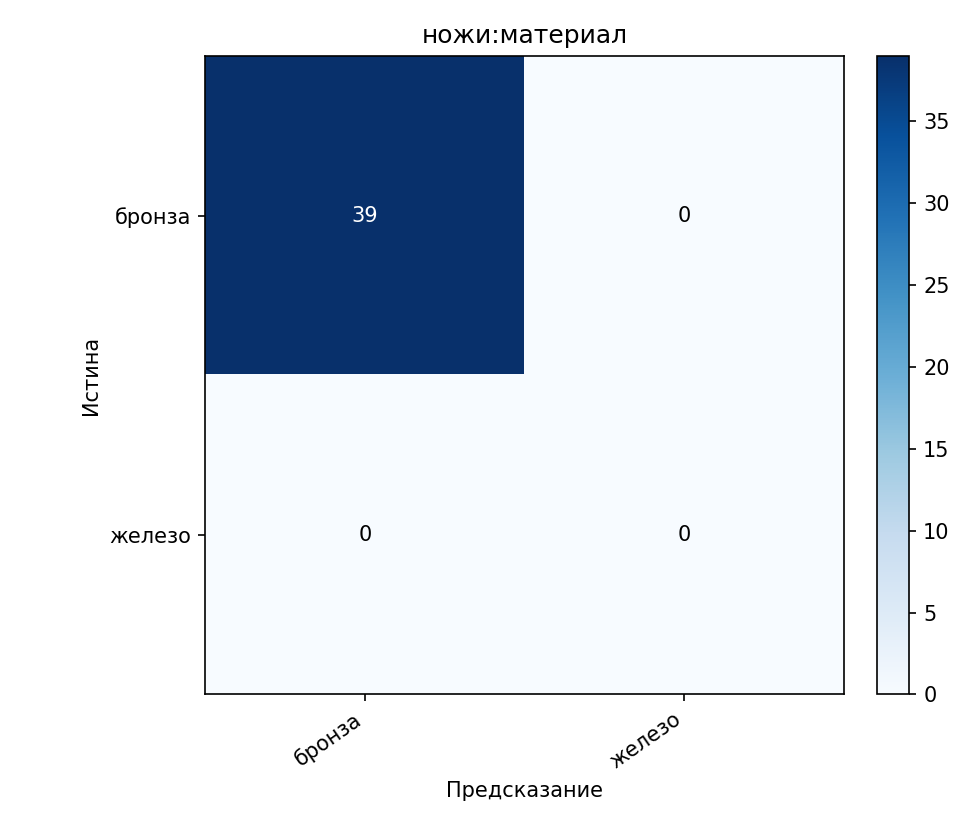
#> input picture reports/feature_heatmaps_test/ножи_материал_31848db8.png, 975 x 825 px; its folder holds only this picture in this run
$ python -i image_processing.py   (imports and definitions only)
#> lines starting #> are read from the running program, lines starting #| are printed output that depends on the picture; after the words box and inside, x2 and y2 are one past the last pixel; in counts of white or black regions, pixels touching at a corner belong together
### app/ml/config.py
"""Классы и пути — датасет Канск 2023."""

from dataclasses import dataclass

# Тип объекта (сеть 1)
OBJECT_CLASSES: list[str] = [
    "кельты",
    "ножи",
    "удила",
    "наконечники стрел",
    "накладки",
]

# Признаки по типу (сеть 2) — по «Маппинг признаков.md»
FEATURE_SCHEMA: dict[str, list[str]] = {
    "кельты": [
        "сохранность",
        "тулья",
        "ушки",
        "орнамент",
    ],
    "ножи": [
        "материал",
        "сохранность",
        "тип",
        "рукоять",
        "орнамент",
    ],
    "удила": [
        "материал",
        "сохранность",
        "тип_окончания",
    ],
    "наконечники стрел": [
        "материал",
        "сохранность",
        "тип_насада",
        "форма_пера",
        "сечение",
    ],
    "накладки": [
        "сохранность",
        "форма",
        "крепление",
        "орнамент",
    ],
}

# Головы с бустингом редких классов — только подтверждённый дисбаланс на train.
# Сужённый список после сравнения с контрольным прогоном (--no-boost).
FEATURE_HEAD_MINORITY_BOOST: frozenset[str] = frozenset({
    "накладки:крепление",
    "ножи:материал",
    "ножи:тип",
    "ножи:рукоять",
    "удила:материал",
})
FEATURE_MINORITY_BOOST_FACTOR = 1.25

# Путь к датасету Канск 2023
KANSK_DATASET_DIR = "data/dataset"
KANSK_PHOTOS_DIR = f"{KANSK_DATASET_DIR}/photos"
KANSK_TABLES_DIR = f"{KANSK_DATASET_DIR}/tables"

# Фото пустого бокса (фон, не обучение)
BACKGROUND_REFS_DIR = "data/background_refs"

# Шаблон разметки / экспорт: 5 признаков на тип (имена из FEATURE_SCHEMA)
MARKUP_BASE_COLUMNS: list[str] = ["номер", "название"]
MARKUP_FEATURE_COUNT = 5


# [4 lines left out: function markup_feature_names, not called in this run]


def markup_columns_for_class(object_class: str) -> list[str]:
    return [*MARKUP_BASE_COLUMNS, *markup_feature_names(object_class)]

INPUT_SIZE = (224, 224)
CV_TARGET_SHAPE = 50  # размер после обработки OpenCV
IMAGENET_MEAN = (0.485, 0.456, 0.406)
IMAGENET_STD = (0.229, 0.224, 0.225)

MODELS_DIR = "models/archaeology"
OBJECT_MODEL_FILE = "object_classifier.pt"
FEATURE_MODEL_FILE = "feature_classifier.pt"
USE_TEXTURE_FEATURES = True

# Сплиты и инференс — см. app.ml.splits, app.ml.training_config
SPLIT_MANIFEST_PATH = f"{KANSK_DATASET_DIR}/split_manifest.json"
TRAINING_LOG_DIR = "reports/training"

MARKUP_TEMPLATE_PATH = "data/templates/markup_template.xlsx"

# Тестовые фото в корне (если понадобятся вручную)
TEST_IMAGE_PATHS: list[str] = [
    "test_img_02.jpg",
    "test_img_10.jpg",
]


@dataclass(frozen=True)
class FeatureIndex:
    name: str
    object_class: str
    local_index: int
    global_index: int


def build_feature_index() -> tuple[list[str], list[FeatureIndex], dict[str, list[int]]]:
    flat: list[str] = []
    meta: list[FeatureIndex] = []
    by_class: dict[str, list[int]] = {c: [] for c in OBJECT_CLASSES}

    global_i = 0
    for obj_class in OBJECT_CLASSES:
        for local_i, feat in enumerate(FEATURE_SCHEMA.get(obj_class, [])):
            flat.append(f"{obj_class}:{feat}")
            meta.append(
                FeatureIndex(
                    name=feat,
                    object_class=obj_class,
                    local_index=local_i,
                    global_index=global_i,
                )
            )
            by_class[obj_class].append(global_i)
            global_i += 1

    return flat, meta, by_class


FEATURE_LABELS, FEATURE_INDEX, FEATURE_INDICES_BY_CLASS = build_feature_index()
NUM_OBJECT_CLASSES = len(OBJECT_CLASSES)
NUM_FEATURES = len(FEATURE_LABELS)

### app/ml/image_processing.py
"""
Обработка фото через OpenCV: маска, контуры, 5 каналов.
"""

from __future__ import annotations

from pathlib import Path
from typing import Iterable

import numpy as np

from app.ml.config import CV_TARGET_SHAPE, TEST_IMAGE_PATHS

try:
    import cv2
except ImportError:  # pragma: no cover
    cv2 = None

try:
    import imutils
except ImportError:  # pragma: no cover
    imutils = None


def rgb2gray(rgb: np.ndarray) -> np.ndarray:
    """RGB → серый."""
    r, g, b = rgb[:, :, 0], rgb[:, :, 1], rgb[:, :, 2]
    gray = 0.2989 * r + 0.5870 * g + 0.1140 * b
    return gray.reshape([len(r), len(r[0]), 1])


def _resize_keep_aspect(img: np.ndarray, target_shape: int) -> np.ndarray:
    height, width = img.shape[:2]
    if imutils is not None:
        if height > width:
            return imutils.resize(img, height=target_shape)
        return imutils.resize(img, width=target_shape)
    scale = target_shape / max(height, width)
    new_h, new_w = int(height * scale), int(width * scale)
    if cv2 is not None:
        return cv2.resize(img, (new_w, new_h), interpolation=cv2.INTER_AREA)
    from PIL import Image

    pil = Image.fromarray(img.astype(np.uint8) if img.dtype != np.uint8 else img)
    pil = pil.resize((new_w, new_h), Image.LANCZOS)
    return np.array(pil)


def prepare_img(
    raw_clear_img: np.ndarray,
    white_const: int = 240,
    black_const: int = 25,
    target_shape: int = CV_TARGET_SHAPE,
) -> np.ndarray:
    """Чистка фона, контуры, 5 каналов фиксированного размера."""
#> called with white_const = 240, black_const = 25, target_shape = 50
    if cv2 is None:
        raise ImportError(
            "Для обработки фото нужен opencv-python-headless."
        )

    raw_clear_img = raw_clear_img.copy()
    height, width = raw_clear_img.shape[:2]
#> height = 825; width = 975

    for i in range(height):
        for j in range(width):
            if (
                raw_clear_img[i][j][0] < black_const
                and raw_clear_img[i][j][1] < black_const
                and raw_clear_img[i][j][2] < black_const
            ):
                raw_clear_img[i][j] = [255, 255, 255]
#> raw_clear_img: shape (825, 975, 3); mean R, G, B 215.2, 222.9, 232.8

    shape_img = raw_clear_img.copy()
    for i in range(height):
        for j in range(width):
            if (
                shape_img[i][j][0] > white_const
                and shape_img[i][j][1] > white_const
                and shape_img[i][j][2] > white_const
            ):
                shape_img[i][j] = [255, 255, 255]
            else:
                shape_img[i][j] = [0, 0, 0]
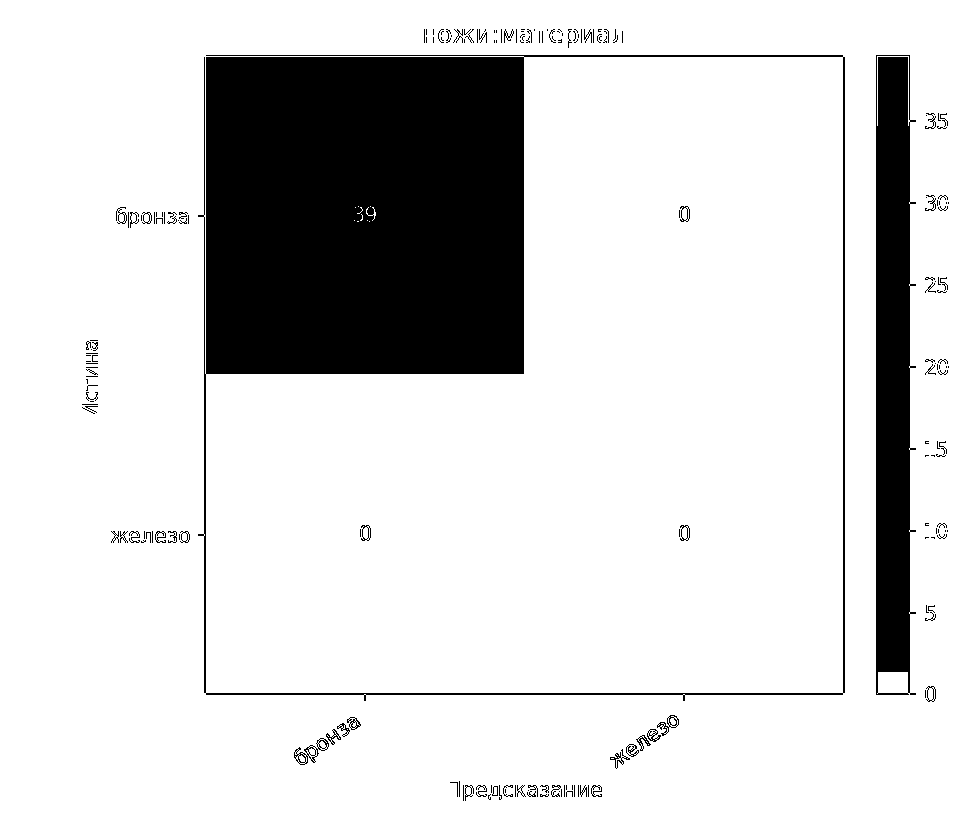
#> shape_img: shape (825, 975, 3); 83.8% white; 199 black regions (138 under 20 px), largest, box (x1, y1, x2, y2) and area: (198, 55, 845, 701) 105241, (876, 55, 916, 695) 21038, (294, 738, 329, 765) 234

    gsc_img = rgb2gray(shape_img)
#> in rgb2gray, `gray = 0.2989 * r + 0.5870 * g + 0.1140 * b`: gray: shape (825, 975) float64; values 0 (black) and 255 (white), 83.8% white; 199 black regions (138 under 20 px)
    contours, hierarchy = cv2.findContours(
        image=gsc_img.astype(np.uint8),
        mode=cv2.RETR_TREE,
        method=cv2.CHAIN_APPROX_SIMPLE,
    )
#> contours = 1001 contours, 900 with area under 20; largest, box (x1, y1, x2, y2) and area: (0, 0, 975, 825) 802576, (205, 56, 525, 375) 101440, (875, 54, 911, 696) 21833, (842, 56, 846, 694) 1909, (205, 692, 844, 696) 1908
    mask = np.ones_like(gsc_img, dtype=np.uint8)
    if hierarchy is not None:
        for i, cnt in enumerate(contours):
            if hierarchy[0][i][2] == -1 and cv2.contourArea(cnt) < 1000:
                cv2.drawContours(mask, [cnt], 0, (0), -1)
#> this loop made 1001 passes
#> cnt on passes 1, 5, 6: [[0, 0], [0, 824], [974, 824], [974, 0]], [[524, 796], [525, 795], [526, 796], [525, 797]], [[522, 796], [523, 795], [524, 796], [523, 797]]
#> mask: shape (825, 975, 1); values 0 (black) and 1 (white), 98.6% white; 71 black regions (19 under 20 px), largest, box (x1, y1, x2, y2) and area: (462, 784, 576, 802) 1251, (115, 206, 190, 229) 859, (110, 530, 191, 544) 851

    for i in range(height):
        for j in range(width):
            if 0 in mask[i][j]:
                raw_clear_img[i, j] = [255, 255, 255]
                shape_img[i, j] = [255, 255, 255]
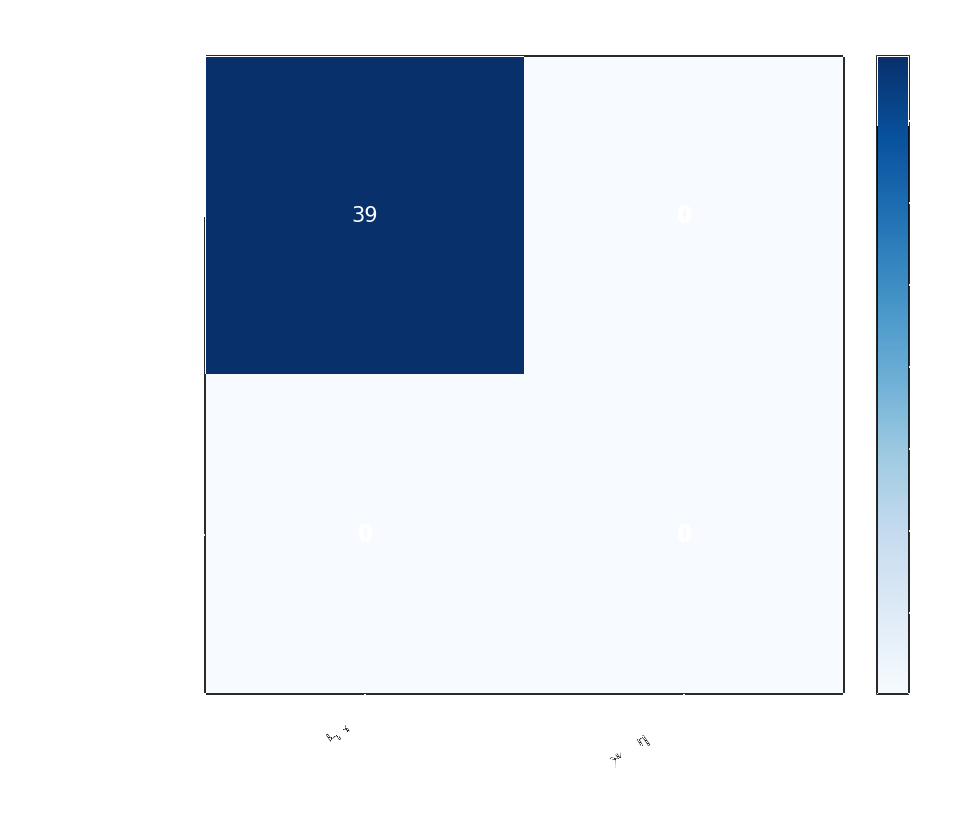
#> raw_clear_img: shape (825, 975, 3); mean R, G, B 215.9, 223.6, 233.5
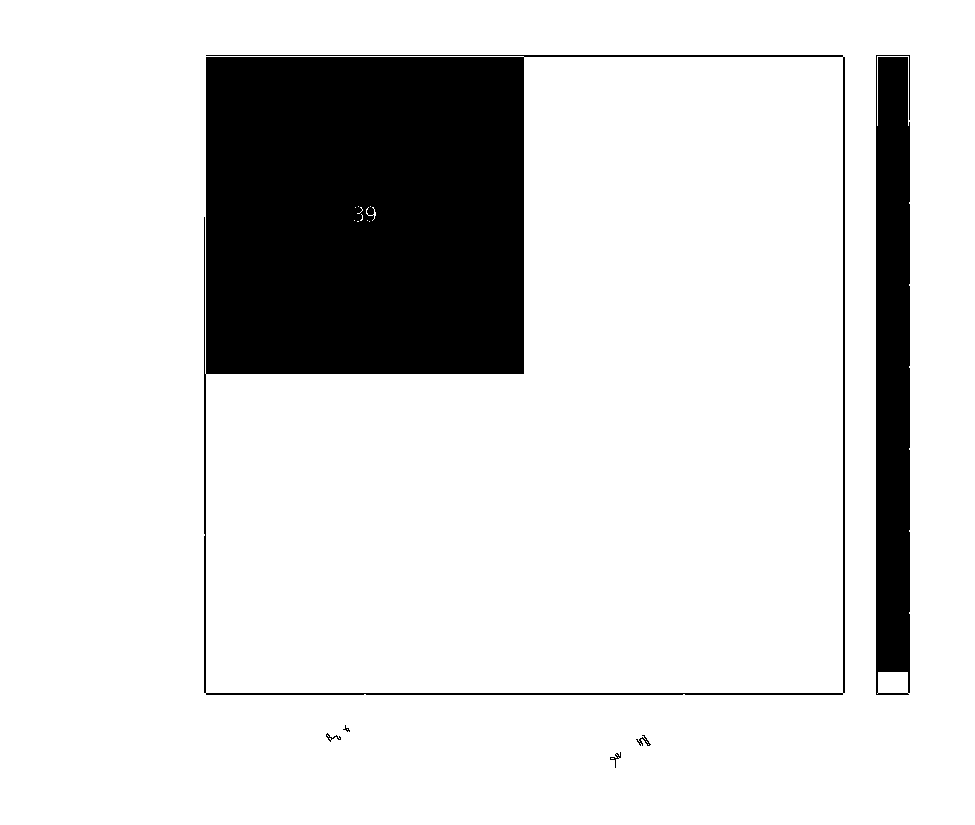
#> shape_img: shape (825, 975, 3); 84.3% white; 6 black regions (1 under 20 px), largest, box (x1, y1, x2, y2) and area: (204, 55, 845, 695) 105035, (876, 55, 910, 695) 20942, (636, 735, 651, 746) 59, (610, 752, 621, 768) 45, (326, 733, 341, 742) 42

    fin_shape_img = np.zeros((height, width))
    for i in range(height):
        for j in range(width):
            fin_shape_img[i, j] = 0 if 0 in shape_img[i, j] else 1

    clear_img = raw_clear_img
    raw_r_img = clear_img[:, :, 0]
    raw_g_img = clear_img[:, :, 1]
    raw_b_img = clear_img[:, :, 2]

    edges_r = cv2.Canny(raw_r_img, 20, 120)
#> edges_r: shape (825, 975); 1% white in thin lines or dots, all inside (x1, y1, x2, y2) = (203, 54, 911, 769)
    edges_g = cv2.Canny(raw_g_img, 20, 120)
    edges_b = cv2.Canny(raw_b_img, 20, 120)
    edges = edges_r + edges_g + edges_b
    edges_copy = np.zeros_like(edges)
    for i in range(edges.shape[0]):
        for j in range(edges.shape[1]):
            if edges[i][j] > 0:
                edges[i][j] = 1
                edges_copy = cv2.circle(edges_copy, (j, i), 3, (1), -1)
            else:
                edges[i][j] = 0
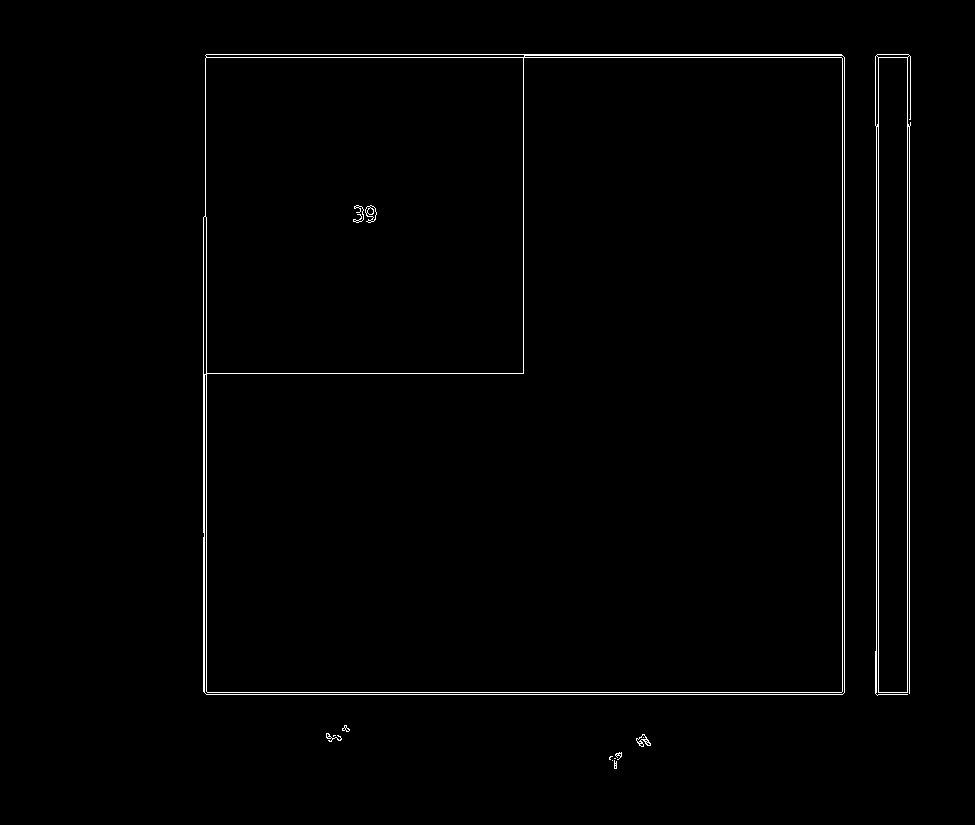
#> edges: shape (825, 975); values 0 (black) and 1 (white), 1.2% white in thin lines or dots, all inside (x1, y1, x2, y2) = (203, 54, 911, 769)
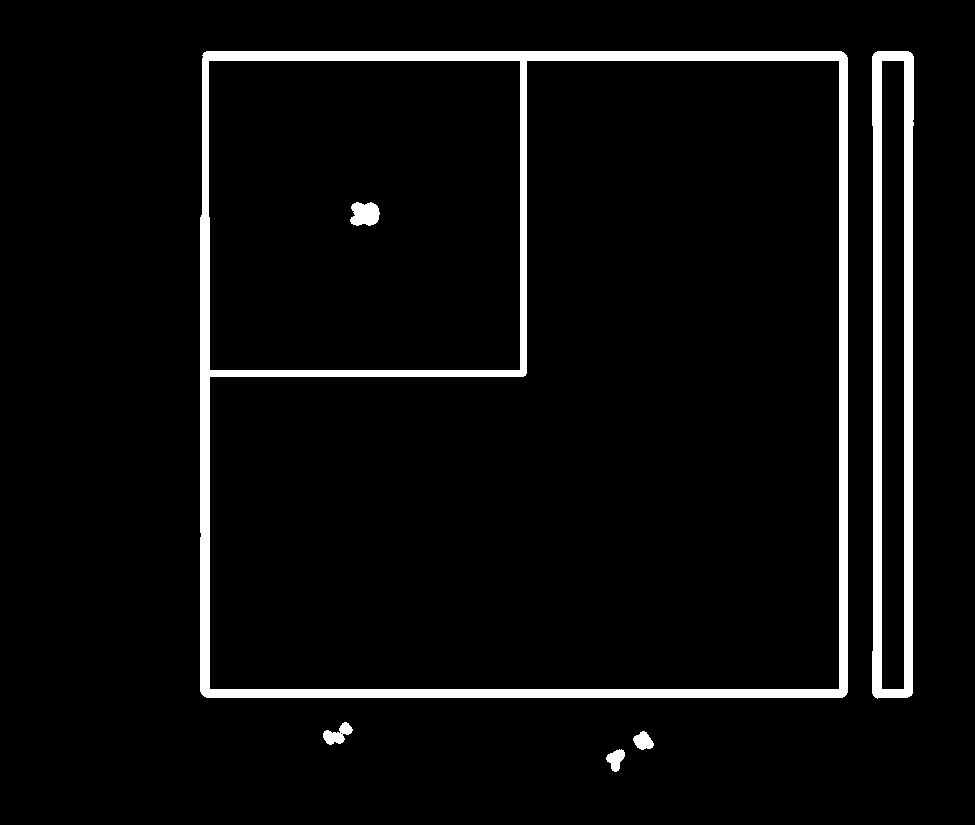
#> edges_copy: shape (825, 975); values 0 (black) and 1 (white), 5.2% white; 6 white regions, box (x1, y1, x2, y2) and area: (200, 51, 848, 698) 28075, (872, 51, 914, 699) 12219, (350, 202, 380, 226) 573, (323, 722, 353, 745) 356, (633, 731, 654, 750) 265, (606, 749, 625, 772) 264
    edges = edges_copy

    fin_data = []
    for img_ in [fin_shape_img, edges, raw_r_img / 255, raw_g_img / 255, raw_b_img / 255]:
        resized_img = _resize_keep_aspect(img_, target_shape)
        y_size, x_size = resized_img.shape[0], resized_img.shape[1]
        res_img = np.pad(
            resized_img,
            ((0, target_shape - y_size), (0, target_shape - x_size)),
            mode="constant",
        )
        fin_data.append(np.array(res_img).reshape((target_shape, target_shape)))
#> this loop made 5 passes
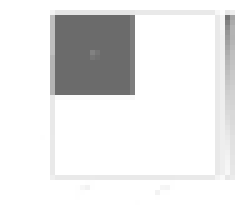
#> resized_img: shape (42, 50) float64 (shown 5 times larger); min 0.42, max 1, mean 0.916
#> after the loop, fin_data = 5 items

    return np.array(fin_data, dtype=np.float32)


def load_image_bgr(path: str | Path) -> np.ndarray:
    if cv2 is None:
        raise ImportError("opencv-python-headless required")
    img = cv2.imread(str(path))
    if img is None:
        raise FileNotFoundError(f"Не удалось прочитать изображение: {path}")
    return img


def process_file(path: str | Path, target_shape: int = CV_TARGET_SHAPE) -> np.ndarray:
    """Файл → prepare_img."""
    return prepare_img(load_image_bgr(path), target_shape=target_shape)


def process_bytes(image_bytes: bytes, target_shape: int = CV_TARGET_SHAPE) -> np.ndarray:
    if cv2 is None:
        raise ImportError("opencv-python-headless required")
    arr = np.frombuffer(image_bytes, dtype=np.uint8)
    bgr = cv2.imdecode(arr, cv2.IMREAD_COLOR)
    if bgr is None:
        raise ValueError("Не удалось декодировать изображение")
    return prepare_img(bgr, target_shape=target_shape)


def discover_test_images(extra_paths: Iterable[str] | None = None) -> list[Path]:
    """test_img_02.jpg и test_img_10.jpg в корне проекта."""
    found: list[Path] = []
    seen: set[str] = set()
    candidates = list(TEST_IMAGE_PATHS)
    if extra_paths:
        candidates.extend(extra_paths)

    for p in candidates:
        path = Path(p)
        key = str(path.resolve()) if path.exists() else str(path)
        if path.is_file() and key not in seen:
            seen.add(key)
            found.append(path)

    # если один файл встретился дважды — берём из корня
    by_name: dict[str, Path] = {}
    for p in found:
        by_name.setdefault(p.name, p)
    return [by_name["test_img_02.jpg"], by_name["test_img_10.jpg"]] if by_name else []

>>> import cv2
>>> picture = cv2.cvtColor(cv2.imread('../../reports/feature_heatmaps_test/ножи_материал_31848db8.png'), cv2.COLOR_BGR2RGB)
>>> result = prepare_img(picture)
